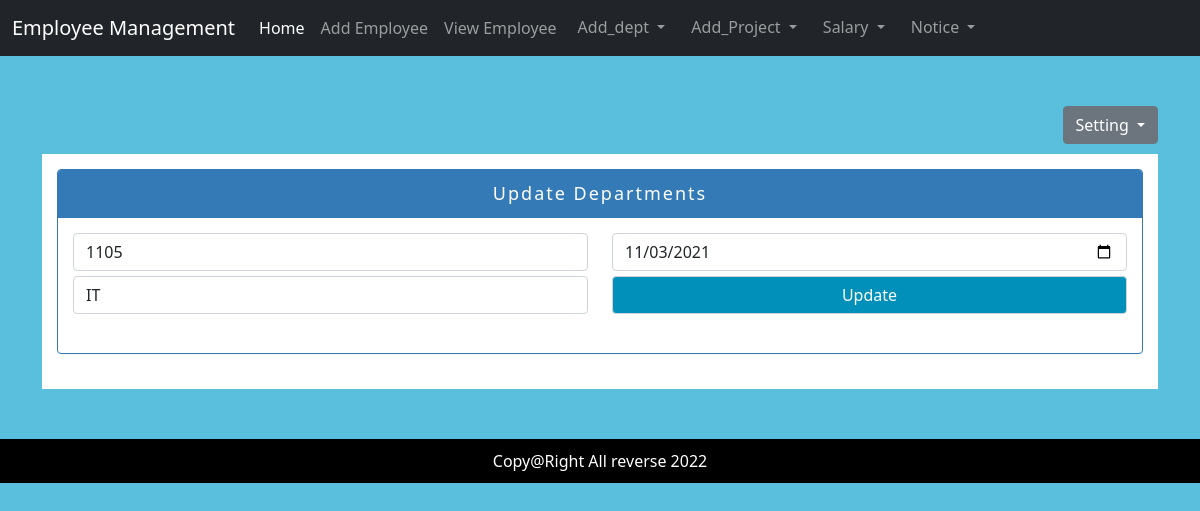
/updateDept.php?edit=15 (signed in), run on the app's committed database.
### tables this page shows
CREATE TABLE `department` (
  `id` int(11) NOT NULL,
  `dept_id` varchar(50) NOT NULL,
  `dept_name` varchar(50) NOT NULL,
  `mgr_start_date` varchar(50) NOT NULL
);

### updateDept.php (the view, shortened to what this page needs)
<?php
  include 'connection/db.php';
?>
<?php include 'inc/header.php' ?>
    <section style="margin-bottom: 10px;" id="">
      <div class="container">
        <div class="deshbord">
          <div class="row">
           <div class="col-md-6">
          </div>
          <div class="col-md-6">
            <div class="Profile">
              <div class="dropdown">
                <button class="btn btn-secondary dropdown-toggle" type="button" id="dropdownMenuButton2" data-bs-toggle="dropdown" aria-expanded="false">
                  Setting
                </button>
              </div>
            </div>
          </div>
        </div>
        </div>
      </div>
    </section>
    <section id="body">
      <div class="container">
        <div class="row">
          <div class="col-md-12">
            <div class="from-1">
               <div class="panel panel-primary">
                  <div class="panel-heading">Update Departments</div>
                  <div class="panel-body">
                     <?php
                      if (isset($_GET['edit'])) {
                        $i = $_GET['edit'];
                        $sql4 = "SELECT * FROM department WHERE id = '$i'";
                        $run4 = mysqli_query($cn,$sql4);
                        $row = mysqli_fetch_array($run4);
                  ?>
                    <form action="" method="post">
                    <div class="row">
                  <div class="col-md-6">
                    <input type="text" name="dept_id" class="form-control" id="inputEmail4" value="<?php echo $row['dept_id']; ?>">
                    <input type="text" name="dept_name" class="form-control" id="inputEmail4" value="<?php echo $row['dept_name']; ?>">
                  </div>
                  <div class="col-md-6">
                    <input type="date" name="mgr_start_date" class="form-control" id="inputEmail4" value="<?php echo $row['mgr_start_date']; ?>">
                    <input style="width: 100% !important;" type="submit" name="update" id="login-btn" class="form-control" value="Update">
                    <br>
                  </div>
                </div>
                </form>
              <?php } ?>
              </div>
                  </div>
              </div>
              </div>
            </div>
          </div>
    </section>
    <?php include 'inc/footer.php' ?>

### css/login.css (style rules this page uses)
body { background: #04C582; }

### css/style.css (style rules this page uses)
body { background: #59BFDC !important; }
.deshbord { margin-top: 50px !important; }
.Profile { float: right; }
.deshbord { margin-top: 15px; }
.from-1 { background: white; width: 100%; padding: 15px; margin-bottom: 20px; }
#inputEmail4 { margin-bottom: 5px; }
#login-btn { background: green; color: white; }
#login-btn { background: #0090b9 !important; width: 49% !important; }
.panel-primary { border-color: #337ab7 !important; }
.panel { margin-bottom: 20px; background-color: #fff; border: 1px solid transparent; border-radius: 4px; -webkit-box-shadow: 0 1px 1px rgba(0,0,0,.05); box-shadow: 0 1px 1px rgba(0,0,0,.05); }
.panel-primary>.panel-heading { color: #fff; background-color: #337ab7; border-color: #337ab7; }
.panel-heading { padding: 10px 15px; border-bottom: 1px solid transparent; border-top-left-radius: 3px; border-top-right-radius: 3px; text-align: center; font-size: 18px; letter-spacing: 2px; }
.panel-body { padding: 15px; }

### data on the page
department: dept_id "1105", dept_name "IT", mgr_start_date "11/03/2021"
